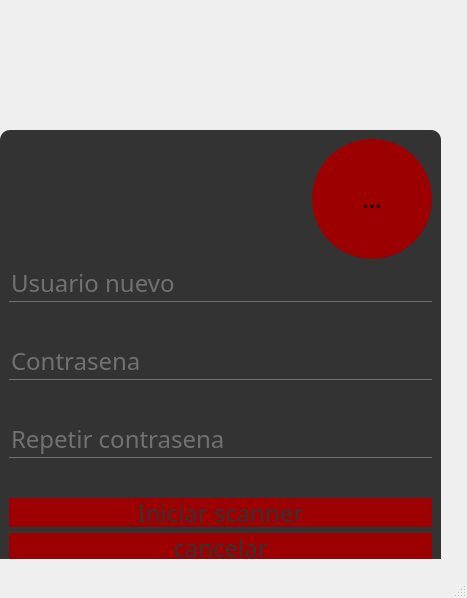
<?xml version="1.0" encoding="UTF-8"?>
<ui version="4.0">
 <class>MainWindow</class>
 <widget class="QMainWindow" name="MainWindow">
  <property name="geometry">
   <rect>
    <x>0</x>
    <y>0</y>
    <width>467</width>
    <height>598</height>
   </rect>
  </property>
  <property name="minimumSize">
   <size>
    <width>0</width>
    <height>0</height>
   </size>
  </property>
  <property name="sizeIncrement">
   <size>
    <width>0</width>
    <height>0</height>
   </size>
  </property>
  <property name="windowTitle">
   <string>MainWindow</string>
  </property>
  <property name="styleSheet">
   <string notr="true">*{
	font-family: century gothyc;
	font-size: 24px;
}

QFrame{
	
	background-color: rgb(51, 51, 51);
	border-radius: 10px;
}

QToolButton{
	background: rgb(156, 0, 1);
	border-radius: 60px;

}

QLabel{
	color:white;
}

QPushButton{
	color:  rgb(51, 51, 51);
	background: rgb(156, 0, 1);
	border-radius: 20px;

}

QPushButton:hover{
	color: rgb(156, 0, 1);
	border-radius: 20px;
	background: rgb(51, 51, 51);
}

QLineEdit{
	background:transparent;	
	border-color: rgb(84, 150, 255);
	border: none;
	color:rgb(113, 112, 114);

	border-bottom: 1px solid rgb(113, 112, 114);
}</string>
  </property>
  <widget class="QWidget" name="centralwidget">
   <widget class="QFrame" name="frame">
    <property name="geometry">
     <rect>
      <x>0</x>
      <y>130</y>
      <width>441</width>
      <height>441</height>
     </rect>
    </property>
    <property name="frameShape">
     <enum>QFrame::StyledPanel</enum>
    </property>
    <property name="frameShadow">
     <enum>QFrame::Raised</enum>
    </property>
    <layout class="QGridLayout" name="gridLayout">
     <item row="0" column="0">
      <spacer name="verticalSpacer">
       <property name="orientation">
        <enum>Qt::Vertical</enum>
       </property>
       <property name="sizeHint" stdset="0">
        <size>
         <width>20</width>
         <height>40</height>
        </size>
       </property>
      </spacer>
     </item>
     <item row="4" column="0" colspan="2">
      <widget class="QLineEdit" name="lineEdit_2">
       <property name="text">
        <string>Contrasena</string>
       </property>
      </widget>
     </item>
     <item row="7" column="0">
      <spacer name="verticalSpacer_4">
       <property name="orientation">
        <enum>Qt::Vertical</enum>
       </property>
       <property name="sizeHint" stdset="0">
        <size>
         <width>20</width>
         <height>40</height>
        </size>
       </property>
      </spacer>
     </item>
     <item row="1" column="0" colspan="2">
      <widget class="QLineEdit" name="lineEdit">
       <property name="text">
        <string>Usuario nuevo</string>
       </property>
      </widget>
     </item>
     <item row="3" column="0">
      <spacer name="verticalSpacer_2">
       <property name="orientation">
        <enum>Qt::Vertical</enum>
       </property>
       <property name="sizeHint" stdset="0">
        <size>
         <width>20</width>
         <height>40</height>
        </size>
       </property>
      </spacer>
     </item>
     <item row="0" column="1">
      <widget class="QToolButton" name="toolButton">
       <property name="minimumSize">
        <size>
         <width>120</width>
         <height>120</height>
        </size>
       </property>
       <property name="sizeIncrement">
        <size>
         <width>120</width>
         <height>120</height>
        </size>
       </property>
       <property name="text">
        <string>...</string>
       </property>
       <property name="icon">
        <iconset>
         <normaloff>pengu.gif</normaloff>pengu.gif</iconset>
       </property>
       <property name="iconSize">
        <size>
         <width>120</width>
         <height>120</height>
        </size>
       </property>
      </widget>
     </item>
     <item row="9" column="0" colspan="2">
      <widget class="QPushButton" name="pushButton">
       <property name="minimumSize">
        <size>
         <width>20</width>
         <height>20</height>
        </size>
       </property>
       <property name="maximumSize">
        <size>
         <width>16777215</width>
         <height>40</height>
        </size>
       </property>
       <property name="sizeIncrement">
        <size>
         <width>20</width>
         <height>20</height>
        </size>
       </property>
       <property name="text">
        <string>Iniciar scanner</string>
       </property>
      </widget>
     </item>
     <item row="10" column="0" colspan="2">
      <widget class="QPushButton" name="pushButton_2">
       <property name="minimumSize">
        <size>
         <width>20</width>
         <height>20</height>
        </size>
       </property>
       <property name="maximumSize">
        <size>
         <width>16777215</width>
         <height>40</height>
        </size>
       </property>
       <property name="sizeIncrement">
        <size>
         <width>20</width>
         <height>20</height>
        </size>
       </property>
       <property name="text">
        <string>cancelar</string>
       </property>
      </widget>
     </item>
     <item row="6" column="0" colspan="2">
      <widget class="QLineEdit" name="lineEdit_3">
       <property name="text">
        <string>Repetir contrasena</string>
       </property>
      </widget>
     </item>
     <item row="5" column="0">
      <spacer name="verticalSpacer_5">
       <property name="orientation">
        <enum>Qt::Vertical</enum>
       </property>
       <property name="sizeHint" stdset="0">
        <size>
         <width>20</width>
         <height>40</height>
        </size>
       </property>
      </spacer>
     </item>
    </layout>
   </widget>
  </widget>
  <widget class="QStatusBar" name="statusbar"/>
 </widget>
 <resources/>
 <connections/>
</ui>
